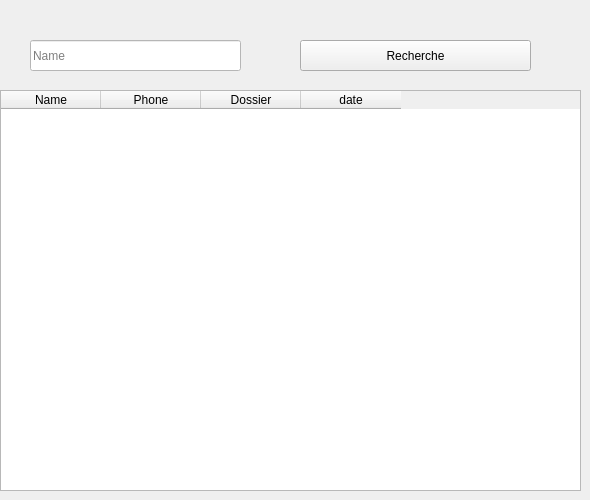
      <widget class="QWidget" name="tab_16">
       <attribute name="title">
        <string>Client</string>
       </attribute>
       <widget class="QLineEdit" name="lineEdit_21">
        <property name="geometry">
         <rect>
          <x>30</x>
          <y>40</y>
          <width>211</width>
          <height>31</height>
         </rect>
        </property>
        <property name="styleSheet">
         <string notr="true">font: 75 12pt &quot;MS Shell Dlg 2&quot;;
background-color: rgb(255, 255, 255);
color: rgb(0, 0, 0);</string>
        </property>
        <property name="placeholderText">
         <string>Name</string>
        </property>
       </widget>
       <widget class="QPushButton" name="rech_client">
        <property name="geometry">
         <rect>
          <x>300</x>
          <y>40</y>
          <width>231</width>
          <height>31</height>
         </rect>
        </property>
        <property name="text">
         <string>Recherche</string>
        </property>
       </widget>
       <widget class="QTableWidget" name="tableWidget_3">
        <property name="geometry">
         <rect>
          <x>0</x>
          <y>90</y>
          <width>581</width>
          <height>401</height>
         </rect>
        </property>
        <column>
         <property name="text">
          <string>Name</string>
         </property>
        </column>
        <column>
         <property name="text">
          <string>Phone</string>
         </property>
        </column>
        <column>
         <property name="text">
          <string>Dossier</string>
         </property>
        </column>
        <column>
         <property name="text">
          <string>date</string>
         </property>
        </column>
       </widget>
      </widget>
